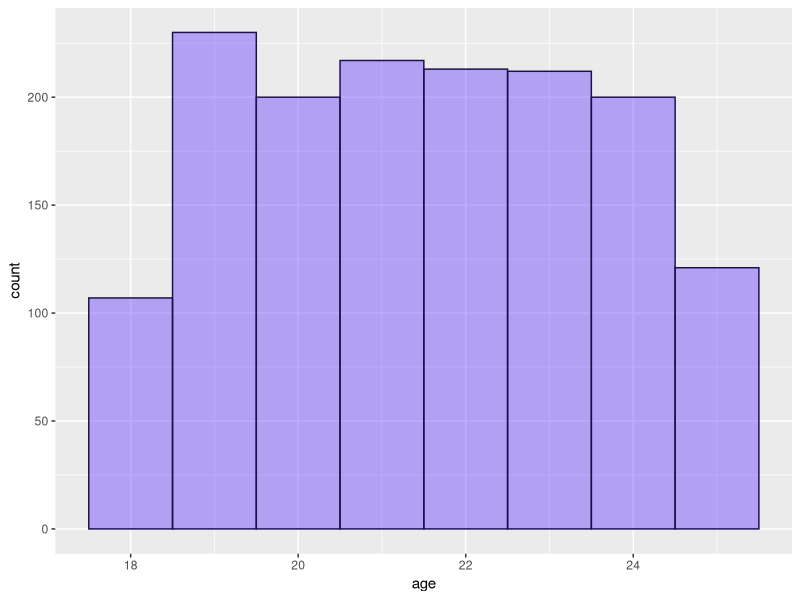
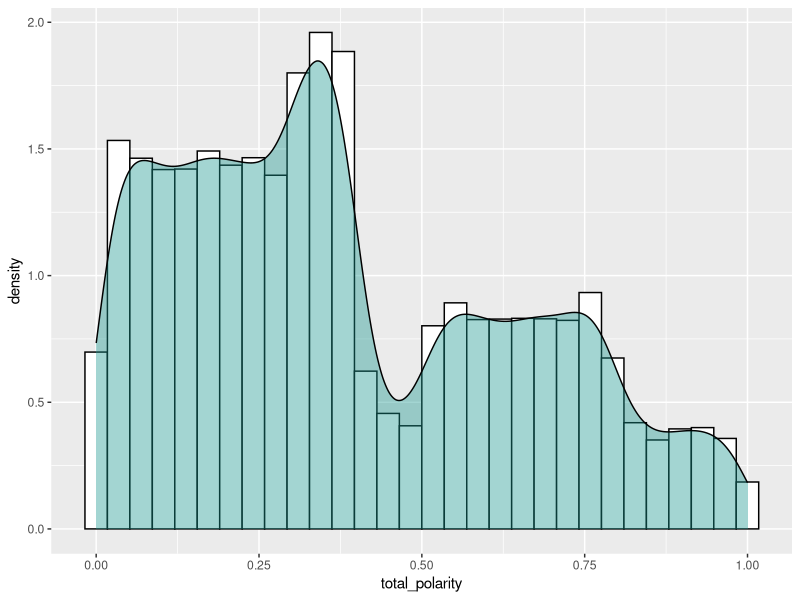
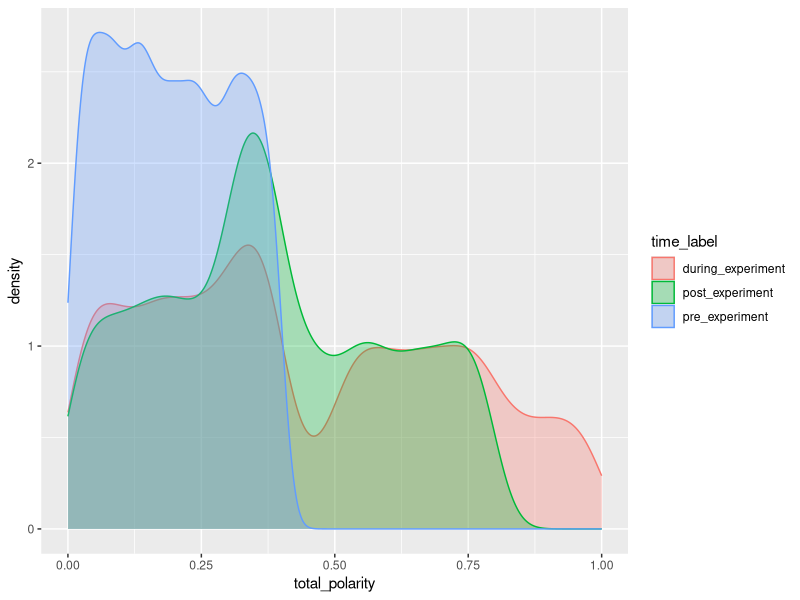
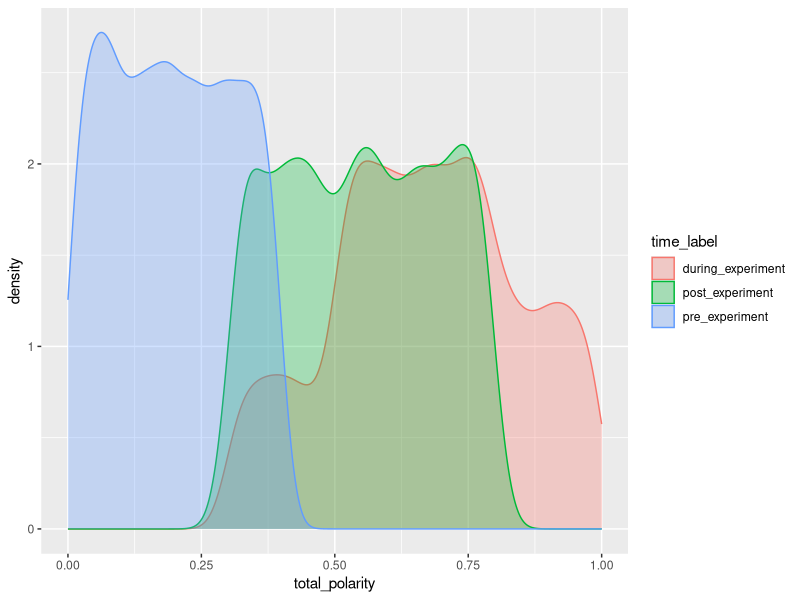
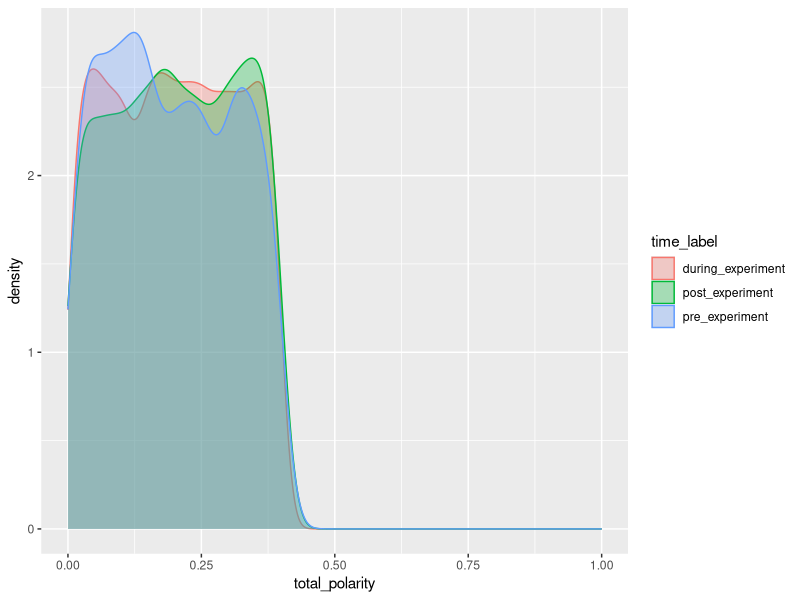
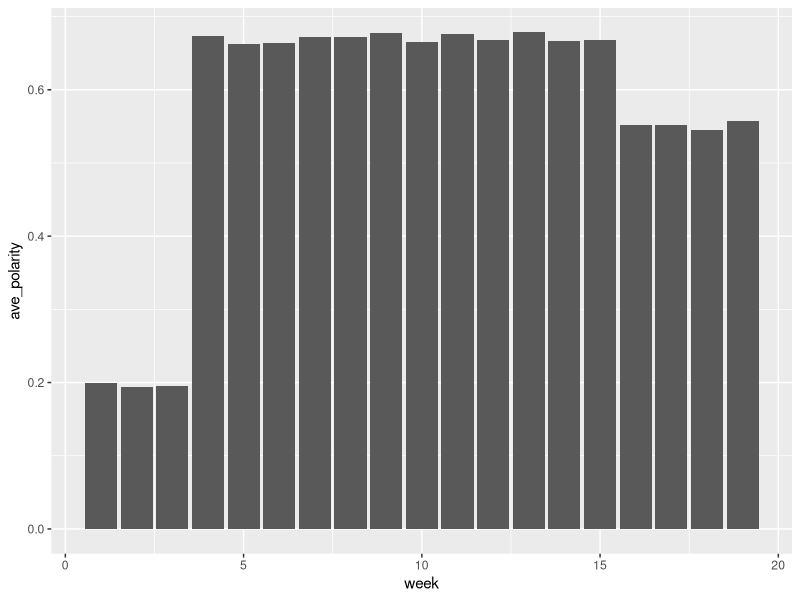
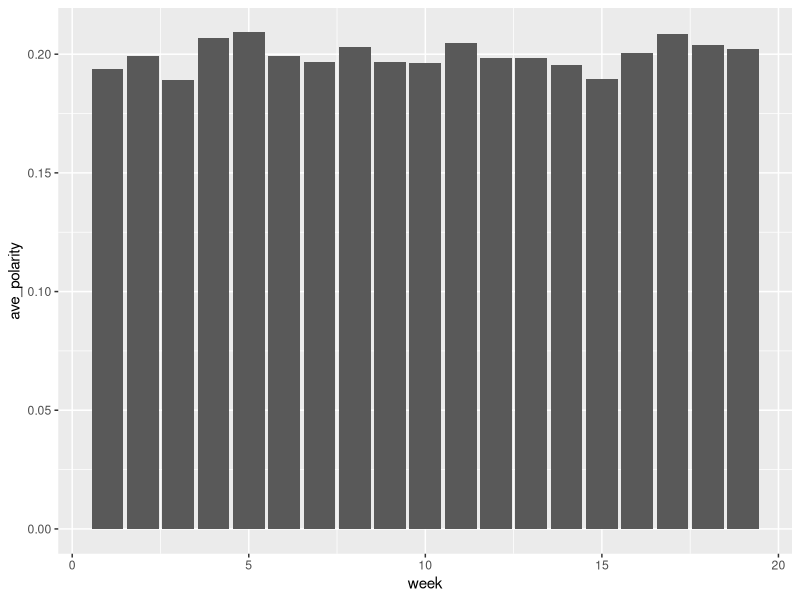
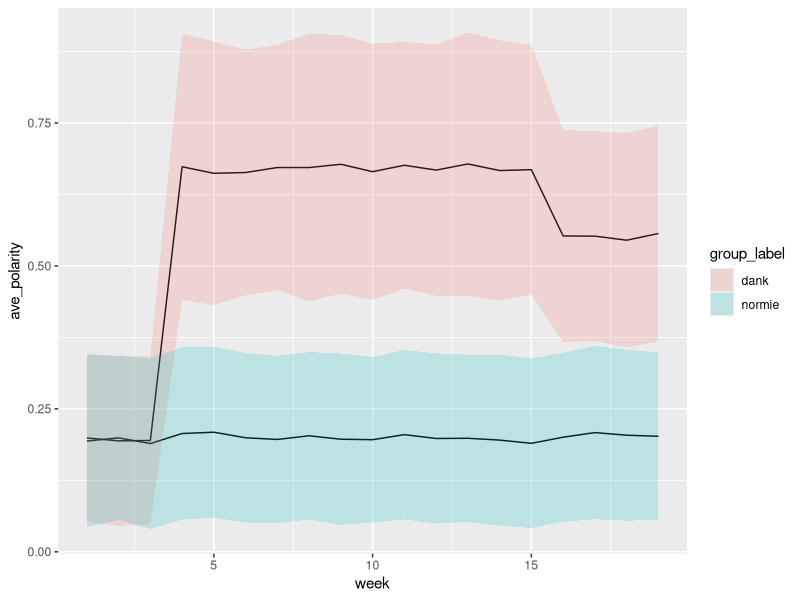

Write the R code that produced these figures, in order.
library(tidyverse)
library(cowplot)
library(reshape2)

meme_data <- read.csv("meme_experiment_data.csv")
meme_data[is.na(meme_data)] <- 0

summary(meme_data)
View(meme_data)

###HISTOGRAM FOR AGES###
age_data <- meme_data %>%
  group_by(subjects, age) %>%
  summarise(N = n())

View(age_data)

ggplot(age_data, aes(x = age)) +
  geom_histogram(binwidth = 1, color = "#1c0f4c", fill = "#5e32ff", alpha = 0.4)

#table(meme_data$subjects, meme_data$group_assignment)

combined_meme_data <- meme_data %>%
  mutate(total_polarity = preexperiment_polarization + experiment_polarization + postexperiment_polarization)

View(combined_meme_data)

###SINGLE DENSITY PLOT FOR ALL POLARITIES###
ggplot(combined_meme_data, aes(x = total_polarity)) +
  geom_histogram(aes(y = ..density..), color = "black", fill = "white") +
  geom_density(color = "black", fill = "#199790", alpha = 0.4)

###DENSITY PLOTS BY TIME###
time_groups <- combined_meme_data %>%
  mutate(time_label = ifelse(preexperiment_polarization > 0, "pre_experiment",
         ifelse(experiment_polarization > 0, "during_experiment",
         ifelse(postexperiment_polarization > 0, "post_experiment", "none"))))

View(time_groups)

ggplot(time_groups, aes(x = total_polarity, color = time_label, fill = time_label)) +
  geom_density(alpha = 0.3)

dank_time_group <- time_groups %>%
  filter(group_assignment == 1)

ggplot(dank_time_group, aes(x = total_polarity, color = time_label, fill = time_label)) +
  geom_density(alpha = 0.3) +
  xlim(0.0, 1.0)

normie_time_group <- time_groups %>%
  filter(group_assignment == 0)

ggplot(normie_time_group, aes(x = total_polarity, color = time_label, fill = time_label)) +
  geom_density(alpha = 0.3) +
  xlim(0.0, 1.0)

###COMBINING AVERAGES###
combined_averages <- combined_meme_data %>%
  group_by(week, group_assignment) %>%
  summarise(N = n(),
            ave_polarity = mean(total_polarity), na.rm = TRUE)

View(combined_averages)


###LOOKING AT EACH GROUP SEPARATELY###
dank_group <- combined_meme_data %>%
  filter(group_assignment == 1)
View(dank_group)

dank_group_averages <- dank_group %>%
  group_by(week) %>%
  summarise(N = n(),
            ave_polarity = mean(total_polarity), na.rm = TRUE)

View(dank_group_averages)

ggplot(dank_group_averages, aes(x = week, y = ave_polarity)) +
  geom_bar(stat = "identity", position = "dodge")

normie_group <- combined_meme_data %>%
  filter(group_assignment == 0)

normie_group_averages <- normie_group %>%
  group_by(week) %>%
  summarise(N = n(),
            ave_polarity = mean(total_polarity), 
            sd_polarity = sd(total_polarity),
            na.rm = TRUE)

ggplot(normie_group_averages, aes(x = week, y = ave_polarity)) +
  geom_bar(stat = "identity", position = "dodge")

###THIS IS WHERE EVERYTHING GETS PLACED INTO A SINGLE CHART###
grouped_data <- combined_meme_data %>%
  mutate(group_label = ifelse(group_assignment > 0, "dank", "normie"))

grouped_averages <- grouped_data %>%
  group_by(group_label, week) %>%
  summarise(N = n(),
            ave_polarity = mean(total_polarity),
            sd_polarity = sd(total_polarity))

grouped_averages <- grouped_averages %>%
  mutate(upper_int = ave_polarity + 1.282 * sd_polarity,
         lower_int = ave_polarity - 1.282 * sd_polarity)

View(grouped_averages)

ggplot(grouped_averages, aes(x = week, y = ave_polarity, fill = group_label)) +
  #geom_bar(stat = "identity", position = "dodge")
  geom_line() +
  geom_ribbon(aes(x = week, ymax = upper_int, ymin = lower_int), alpha = 0.2)

###AGE AND POLARITY###
combined_dank_age_data <- combined_meme_data %>%
  filter(group_assignment == 1) %>%
  group_by(age, week) %>%
  summarise(N = n(),
            ave_polarity = mean(total_polarity))

combined_normie_age_data <- combined_meme_data %>%
  filter(group_assignment == 0) %>%
  group_by(age, week) %>%
  summarise(N = n(),
            ave_polarity = mean(total_polarity))

combined_dank_age_data$age <- as.factor(combined_dank_age_data$age)
combined_normie_age_data$age <- as.factor(combined_normie_age_data$age)

View(combined_dank_age_data)
ggplot(combined_dank_age_data, aes(x = week, y = ave_polarity, group = age, color = age)) +
  geom_line() +
  scale_color_discrete() +
  ylim(0.0, 1.0)

ggplot(combined_normie_age_data, aes(x = week, y = ave_polarity, group = age, color = age)) +
  geom_line() +
  scale_color_discrete() +
  ylim(0.0, 1.0)

##DECLARED PARTISANSHIP AND POLARITY##
partisanship_dank_data <- combined_meme_data %>%
  filter(group_assignment == 1) %>%
  group_by(week, declared_partisanship) %>%
  summarise(N = n(),
            ave_polarity = mean(total_polarity))

partisanship_dank_data$declared_partisanship <- as.factor(partisanship_dank_data$declared_partisanship)

ggplot(partisanship_dank_data, aes(x = week, y = ave_polarity, group = declared_partisanship, color = declared_partisanship)) +
  geom_line() +
  scale_color_discrete() +
  ylim(0.0, 1.0)

partisanship_normie_data <- combined_meme_data %>%
  filter(group_assignment == 0) %>%
  group_by(week, declared_partisanship) %>%
  summarise(N = n(),
            ave_polarity = mean(total_polarity))

partisanship_normie_data$declared_partisanship <- as.factor(partisanship_normie_data$declared_partisanship)

ggplot(partisanship_normie_data, aes(x = week, y = ave_polarity, group = declared_partisanship, color = declared_partisanship)) +
  geom_line() +
  scale_color_discrete() +
  ylim(0.0, 1.0)

###MEMES SEEN AND POLARITY SCATTERPLOT###
memes_seen_data <- combined_meme_data %>%
  filter(memes_seen > 0)
  #filter(subjects < 50)
  #filter(week == 4) %>%
  #filter(group_assignment == 0)

View(memes_seen_data)

ggplot(memes_seen_data, aes(x = memes_seen, y = total_polarity, color = subjects)) +
  geom_point() +
  xlim(0.0, 1.0) +
  ylim(0.0, 1.0)
